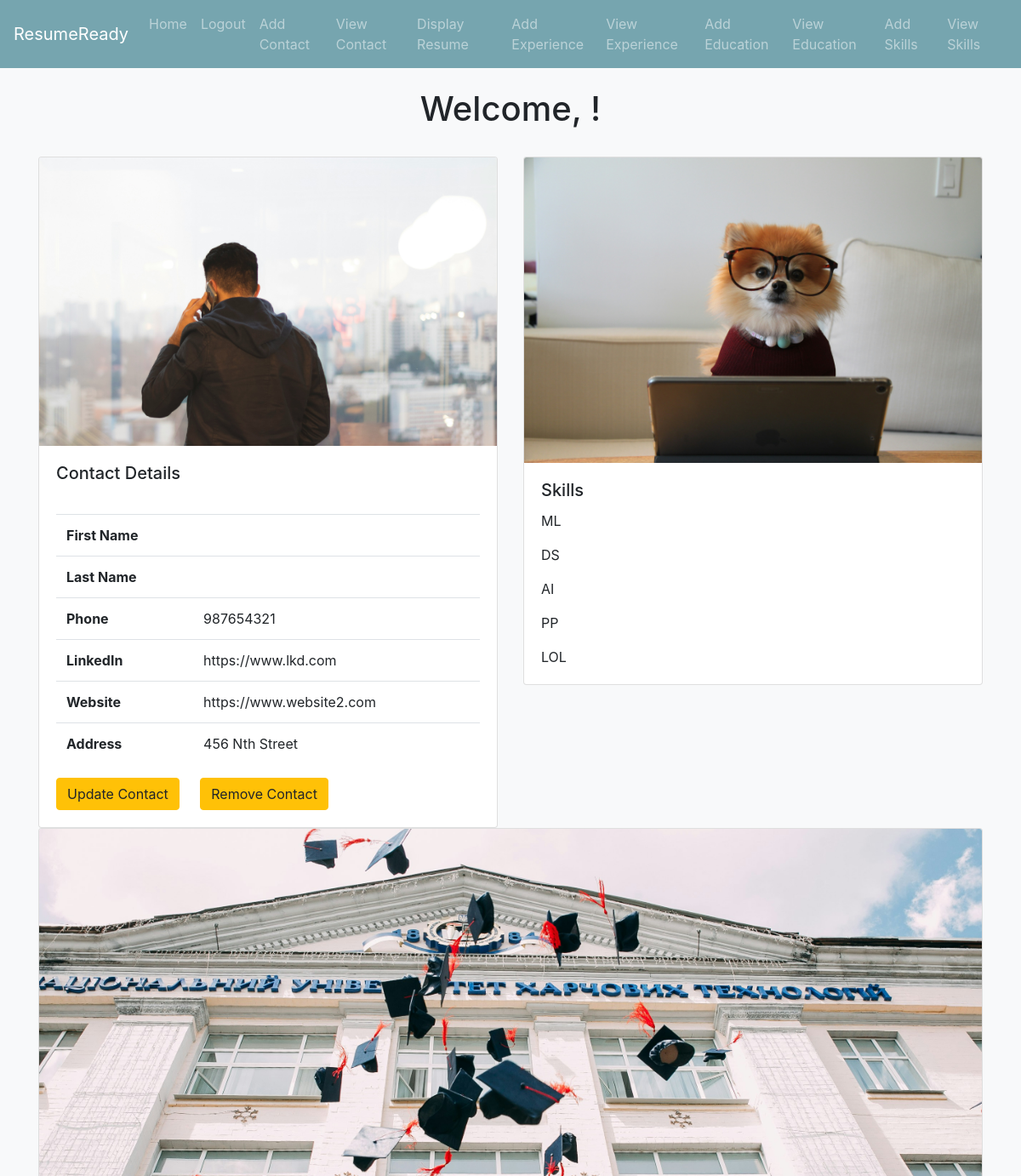
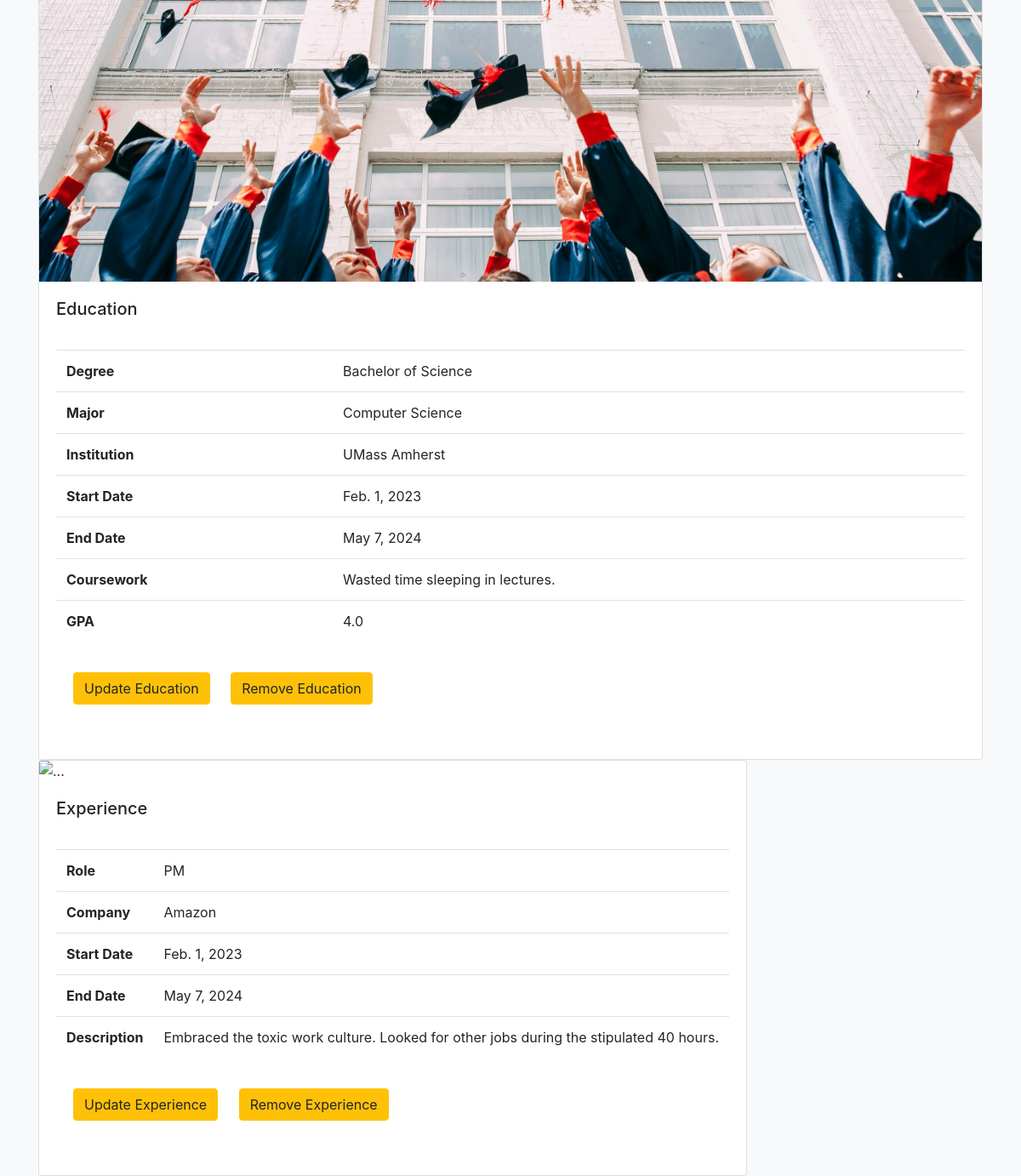
Page /home (signed in) on the committed database (2 pictures, top to bottom).
### details/models.py (models this page shows, shortened)
class Contact(models.Model):
    first_name = models.CharField('First Name', max_length=100)
    last_name = models.CharField('Last Name', max_length=100)
    phone = models.CharField('Phone', max_length=10)
    linkedin = models.URLField('LinkedIn')
    website = models.URLField('Website')
    address = models.CharField('Address', max_length=200)
    owner = models.IntegerField('Contact Owner', blank=False, default=1)

class Education(models.Model):
    degree = models.CharField('Degree', max_length=30)
    major = models.CharField('Major', max_length=30)
    institution = models.CharField('Institution', max_length=30)
    start_date = models.DateField('Start Date')
    end_date = models.DateField('End Date')
    coursework = models.TextField(blank=True)
    gpa = models.FloatField('GPA')
    owner = models.IntegerField('Education Owner', blank=False, default=1)

class Experience(models.Model):
    role = models.CharField('Role', max_length=30)
    company = models.CharField('Company', max_length=30)
    start_date = models.DateField('Start Date')
    end_date = models.DateField('End Date')
    description = models.TextField(blank=True)
    owner = models.IntegerField('Experience Owner', blank=False, default=1)

### details/views.py (the view)
# urls.py: path('home', views.view_home, name='home')
def view_home(request):
    first_name = request.user.first_name
    last_name = request.user.last_name
    contact_list = Contact.objects.filter(owner=request.user.id)[0]
    skills_list = Skills.objects.filter(owner=request.user.id)
    skills = [elem.skills for elem in skills_list]
    skills = [elem.split(',') for elem in skills]
    skills = [elem.strip() for sublist in skills for elem in sublist]
    educ_list = Education.objects.filter(owner=request.user.id)
    exp_list = Experience.objects.filter(owner=request.user.id)
    return render(request, 'details/home.html', {'first_name':first_name, 'last_name':last_name,'contact':contact_list, 'skills':skills, 'educ_list':educ_list, 'exp_list': exp_list})

### details/templates/details/home.html
{% extends 'details/base.html'%}
{% load static %}
{% block content %}
<h1 align="center"> Welcome, {{ first_name }}! </h1>
<br>
<div class="container">
    <div class="card-group">
        <div class="row">
            <div class="col">
                <div class="card">
                    <img src="{% static '/details/contact.jpg' %}" class="card-img-top" alt="Contact">
                    <div class="card-body">
                        <h5 class="card-title">Contact Details</h5>
                        <br>
                        <table class="table">
                            <tbody>
                            <tr>
                                <th>First Name</th>
                                <td>{{ first_name }}</td>
                            </tr>
                            <tr>
                                <th>Last Name</th>
                                <td>{{ last_name }}</td>
                            </tr>
                            <tr>
                                <th>Phone</th>
                                <td>{{ contact.phone }}</td>
                            </tr>
                            <tr>
                                <th>LinkedIn</th>
                                <td>{{ contact.linkedin }}</td>
                            </tr>
                            <tr>
                                <th>Website</th>
                                <td>{{ contact.website }}</td>
                            </tr>
                            <tr>
                                <th>Address</th>
                                <td>{{ contact.address }}</td>
                            </tr>
                            </tbody>
                        </table>
                        <a href="{% url 'update-contact' contact.id %}" class="card-link btn btn-warning">Update Contact</a>
                        <a href="{% url 'remove-contact' contact.id %}" class="card-link btn btn-warning">Remove Contact</a>
                    </div>
                </div>
            </div>
    <br>
            <div class="col">
                <div class="card">
                    <img src="{% static '/details/skills.jpg' %}" class="card-img-top" alt="...">
                    <div class="card-body">
                        <h5 class="card-title">Skills</h5>
                            {% for sk in skills %}
                                <p class="card-text">{{ sk }}</p>
                            {% endfor %}
                    </div>
                </div>
            </div>
        </div>
        <div class="row">
            <div class="col">
                <div class="card">
                    <img src="{% static '/details/education.jpg' %}" class="card-img-top" alt="...">
                    <div class="card-body">
                        <h5 class="card-title">Education</h5>
                        {% for educ in educ_list %}
                            <br>
                            <table class="table">
                                <tbody>
                                <tr>
                                    <th>Degree</th>
                                    <td>{{ educ.degree }}</td>
                                </tr>
                                <tr>
                                    <th>Major</th>
                                    <td>{{ educ.major }}</td>
                                </tr>
                                <tr>
                                    <th>Institution</th>
                                    <td>{{ educ.institution }}</td>
                                </tr>
                                <tr>
                                    <th>Start Date</th>
                                    <td>{{ educ.start_date }}</td>
                                </tr>
                                <tr>
                                    <th>End Date</th>
                                    <td>{{ educ.end_date }}</td>
                                </tr>
                                <tr>
                                    <th>Coursework</th>
                                    <td>{{ educ.coursework }}</td>
                                </tr>
                                <tr>
                                    <th>GPA</th>
                                    <td>{{ educ.gpa }}</td>
                                </tr>
                                </tbody>
                            </table>
                        <div class="card-body">
                            <a href="{% url 'update-education' educ.id %}" class="card-link btn btn-warning">Update Education</a>
                            <a href="{% url 'remove-education' educ.id %}" class="card-link btn btn-warning">Remove Education</a>
                        </div>
                        <br>
                        {% endfor %}
                    </div>
                </div>
            </div>
        </div>
        <div class="row">
            <div class="col">
                <div class="card">
                    <img src="{% static '/details/experience.jpg' %}" class="card-img-top" alt="...">
                    <div class="card-body">
                        <h5 class="card-title">Experience</h5>
                        {% for exp in exp_list %}
                            <br>
                            <table class="table">
                                <tbody>
                                <tr>
                                    <th>Role</th>
                                    <td>{{ exp.role }}</td>
                                </tr>
                                <tr>
                                    <th>Company</th>
                                    <td>{{ exp.company }}</td>
                                </tr>
                                <tr>
                                    <th>Start Date</th>
                                    <td>{{ exp.start_date }}</td>
                                </tr>
                                <tr>
                                    <th>End Date</th>
                                    <td>{{ exp.end_date }}</td>
                                </tr>
                                <tr>
                                    <th>Description</th>
                                    <td>{{ exp.description }}</td>
                                </tr>
                                </tbody>
                            </table>
                        <div class="card-body">
                            <a href="{% url 'update-experience' exp.id %}" class="card-link btn btn-warning">Update Experience</a>
                            <a href="{% url 'remove-experience' exp.id %}" class="card-link btn btn-warning">Remove Experience</a>
                        </div>
                        <br>
                        {% endfor %}
                    </div>
                </div>
            </div>
        </div>
    </div>
</div>
{% endblock %}

### rows in the picture
Contact: phone "987654321", linkedin "https://www.lkd.com", website "https://www.website2.com", address "456 Nth Street"
Education: degree "Bachelor of Science", major "Computer Science", institution "UMass Amherst", start_date "Feb. 1, 2023", end_date "May 7, 2024", coursework "Wasted time sleeping in lectures.", gpa "4.0"
Experience: role "PM", company "Amazon", start_date "Feb. 1, 2023", end_date "May 7, 2024", description "Embraced the toxic work culture. Looked for other jobs during the stipulated 40 hours."

### other values in the picture
{{ sk }} "ML" "DS" "AI" "PP" "LOL"
